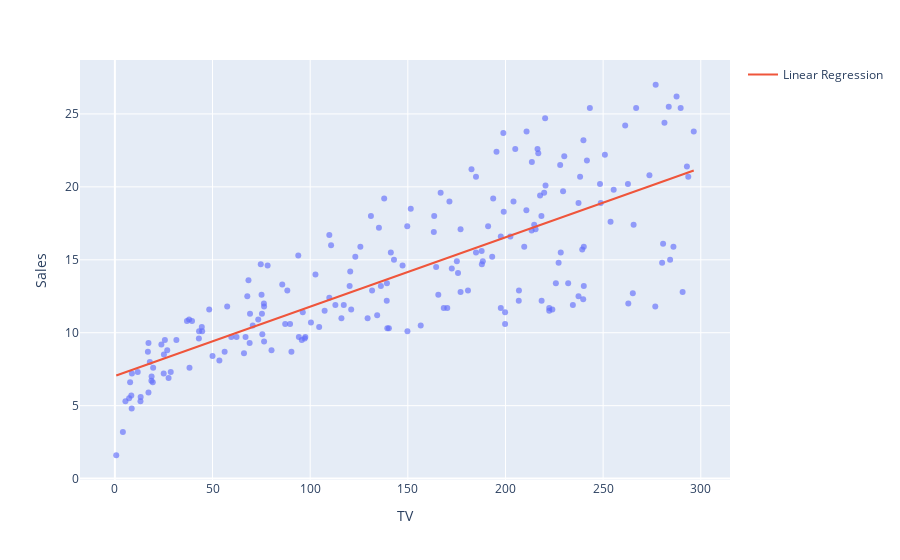

The notebook cell this image was saved under:
### Markdown cell above
# Visualize a Machine Learning Algorithm

### Code cell
import pandas as pd
import numpy as np
from sklearn.model_selection import train_test_split
from sklearn.linear_model import LinearRegression

data = pd.read_csv("Advertising.csv")
print(data.head())
x = data["TV"].values.reshape(-1, 1)
y = data["Sales"]

model = LinearRegression()
model.fit(x, y)
x_range = np.linspace(x.min(), x.max(), 100)
y_range = model.predict(x_range.reshape(-1, 1))

import plotly.express as px
import plotly.graph_objects as go
fig = px.scatter(data, x = 'TV', y = 'Sales', opacity = 0.65)
fig.add_traces(go.Scatter(x = x_range, y = y_range,
                         name = 'Linear Regression'))
fig.show()

### Figure 1 — Plotly figure (JSON) as saved in the notebook; plotly's stock layout.template omitted (floating-point values rounded to 4 significant figures; data arrays with more than 128 entries replaced by an {"elided": "..."} marker saying what was removed)
{"data": [{"hovertemplate": "TV=%{x}<br>Sales=%{y}<extra></extra>", "legendgroup": "", "marker": {"color": "#636efa", "opacity": 0.65, "symbol": "circle"}, "mode": "markers", "name": "", "orientation": "v", "showlegend": false, "type": "scatter", "x": {"elided": "200 float values"}, "xaxis": "x", "y": {"elided": "200 float values"}, "yaxis": "y"}, {"name": "Linear Regression", "type": "scatter", "x": [0.7, 3.687, 6.674, 9.661, 12.65, 15.63, 18.62, 21.61, 24.59, 27.58, 30.57, 33.56, 36.54, 39.53, 42.52, 45.5, 48.49, 51.48, 54.46, 57.45, 60.44, 63.42, 66.41, 69.4, 72.38, 75.37, 78.36, 81.35, 84.33, 87.32, 90.31, 93.29, 96.28, 99.27, 102.3, 105.2, 108.2, 111.2, 114.2, 117.2, 120.2, 123.2, 126.1, 129.1, 132.1, 135.1, 138.1, 141.1, 144.1, 147.1, 150.0, 153.0, 156.0, 159.0, 162.0, 165.0, 168.0, 171.0, 173.9, 176.9, 179.9, 182.9, 185.9, 188.9, 191.9, 194.8, 197.8, 200.8, 203.8, 206.8, 209.8, 212.8, 215.8, 218.7, 221.7, 224.7, 227.7, 230.7, 233.7, 236.7, 239.6, 242.6, 245.6, 248.6, 251.6, 254.6, 257.6, 260.6, 263.5, 266.5, 269.5, 272.5, 275.5, 278.5, 281.5, 284.5, 287.4, 290.4, 293.4, 296.4], "y": [7.066, 7.208, 7.35, 7.492, 7.634, 7.776, 7.918, 8.06, 8.202, 8.344, 8.486, 8.628, 8.77, 8.912, 9.054, 9.196, 9.338, 9.48, 9.622, 9.764, 9.906, 10.05, 10.19, 10.33, 10.47, 10.62, 10.76, 10.9, 11.04, 11.18, 11.33, 11.47, 11.61, 11.75, 11.89, 12.04, 12.18, 12.32, 12.46, 12.6, 12.75, 12.89, 13.03, 13.17, 13.31, 13.46, 13.6, 13.74, 13.88, 14.02, 14.17, 14.31, 14.45, 14.59, 14.73, 14.88, 15.02, 15.16, 15.3, 15.44, 15.59, 15.73, 15.87, 16.01, 16.15, 16.29, 16.44, 16.58, 16.72, 16.86, 17.0, 17.15, 17.29, 17.43, 17.57, 17.71, 17.86, 18.0, 18.14, 18.28, 18.42, 18.57, 18.71, 18.85, 18.99, 19.13, 19.28, 19.42, 19.56, 19.7, 19.84, 19.99, 20.13, 20.27, 20.41, 20.55, 20.7, 20.84, 20.98, 21.12]}], "layout": {"legend": {"tracegroupgap": 0}, "margin": {"t": 60}, "xaxis": {"anchor": "y", "domain": [0, 1], "title": {"text": "TV"}}, "yaxis": {"anchor": "x", "domain": [0, 1], "title": {"text": "Sales"}}}}
